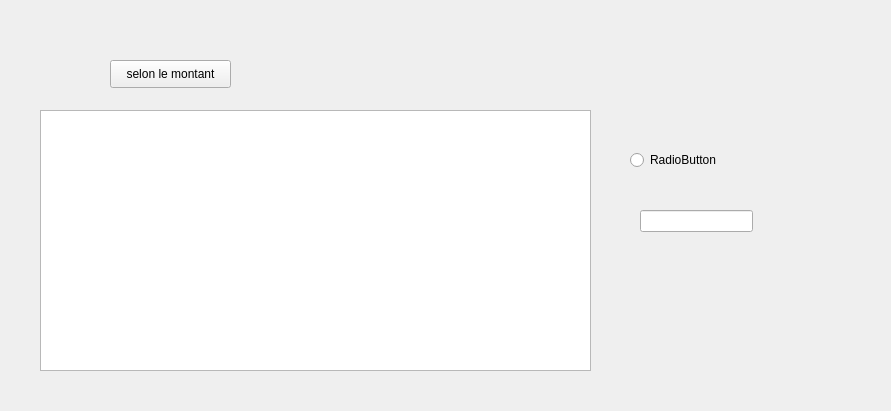
                  <widget class="QWidget" name="page_9">
                   <property name="geometry">
                    <rect>
                     <x>0</x>
                     <y>0</y>
                     <width>891</width>
                     <height>411</height>
                    </rect>
                   </property>
                   <attribute name="label">
                    <string>stats</string>
                   </attribute>
                   <widget class="QPushButton" name="statsmontant">
                    <property name="geometry">
                     <rect>
                      <x>110</x>
                      <y>60</y>
                      <width>121</width>
                      <height>28</height>
                     </rect>
                    </property>
                    <property name="text">
                     <string>selon le montant</string>
                    </property>
                   </widget>
                   <widget class="QTableView" name="facture_affiche_2">
                    <property name="geometry">
                     <rect>
                      <x>40</x>
                      <y>110</y>
                      <width>551</width>
                      <height>261</height>
                     </rect>
                    </property>
                   </widget>
                   <widget class="QLineEdit" name="lineEdit_9">
                    <property name="geometry">
                     <rect>
                      <x>640</x>
                      <y>210</y>
                      <width>113</width>
                      <height>22</height>
                     </rect>
                    </property>
                   </widget>
                   <widget class="QRadioButton" name="radioButton_2">
                    <property name="geometry">
                     <rect>
                      <x>630</x>
                      <y>150</y>
                      <width>97</width>
                      <height>20</height>
                     </rect>
                    </property>
                    <property name="text">
                     <string>RadioButton</string>
                    </property>
                   </widget>
                  </widget>
